Frame 1 (no input): blank canvas, image omitted
Frame 60 (no input): blank canvas, image omitted
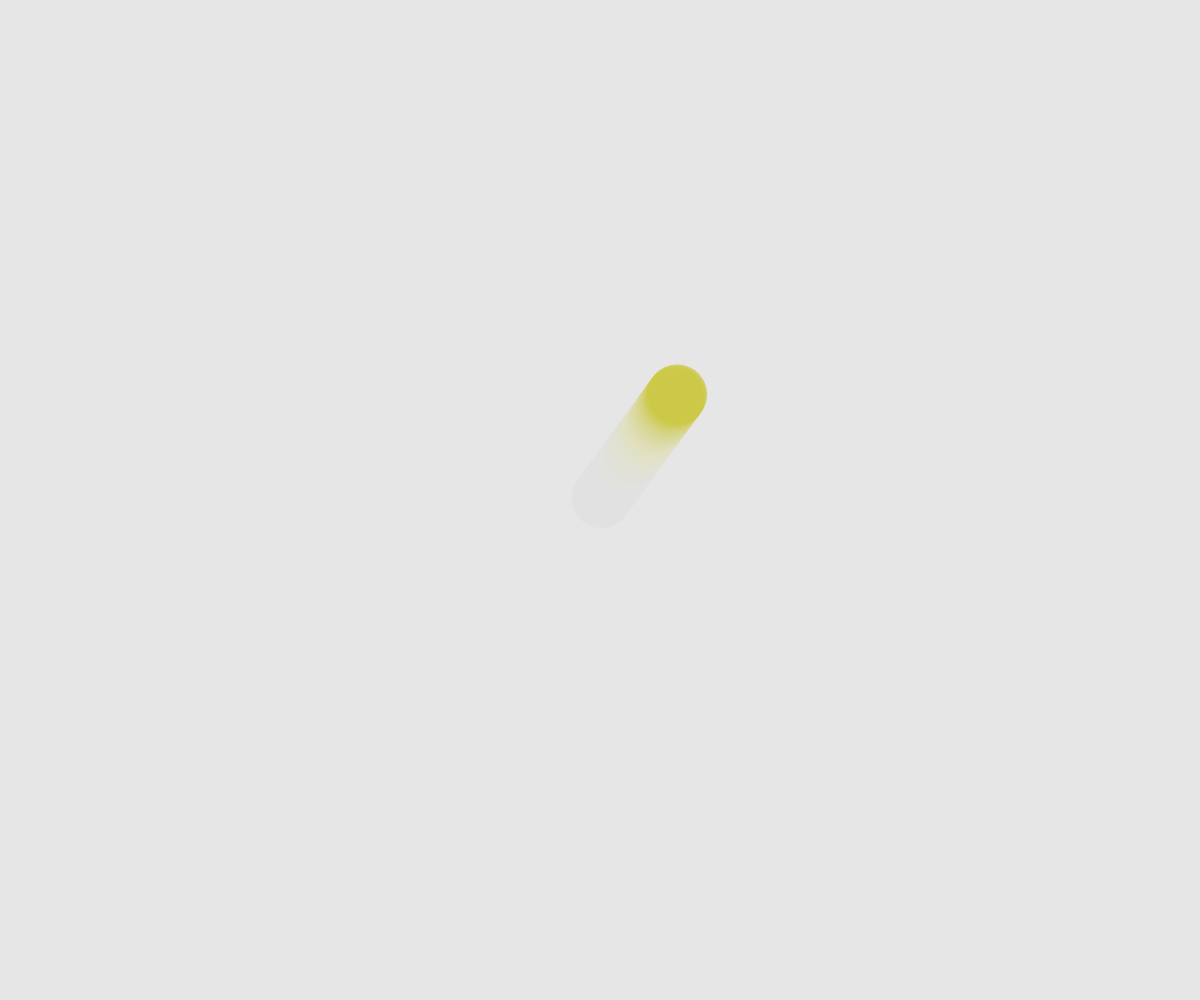
Frame 120 (the mouse pressed at the canvas centre since frame 60)

The p5.js sketch whose frames 1 and 60 were blank and that drew this single picture after the mouse press (run headless with seeded random() and noise() and a simulated clock; from frame 60 on, the mouse is pressed at the canvas centre):

// p5.js sketch
// ── sketch.js
// instad of one Ball we define an empty array "balls"
let balls = [];

function setup() {
  createCanvas(windowWidth, windowHeight);
}

function draw() {
  background(220,20);

  // frome here we iterate through the whole array and call our Class-Functions
  // note: i < balls.legth. (Last position of array is balls[balls.length-1])
  for (let i = 0; i < balls.length; i++){
    balls[i].update();
    balls[i].draw();
    balls[i].paintHover();
  }
}

function mousePressed(){
  // let's build a logic that checks if I clicked within an ball instance and if NOT I draw a new ball

  // First we need to intrudice a global parameter that initially says: I didn't hit any of my Instances in my Array
  let hit = false;

  // Now I walk through my Array and check all my entries
  // if I hit a ball pressed() will internally change it's alpha colour and gradient.
  for (let ball of balls){
    if (ball.pressed()){
      // and my global variable will switch to true, since we hit something
      hit = true;
    } else { 
      // note. this else needs to be empty because if I hit one this means I didn't any of the others
      // so hit would be most of the time = false. 
      // by ignoring else we create a kind of a one shot logic.
    }
  }

  // if we didn't hit anyting. Add a new instance to my array.
  if (hit == false) {
    // add an Instannce of Ball to array.
    let ball = new Ball(mouseX, mouseY, random(-3,3), random(-3,3));
    ball.r = random(255);
    balls.push(ball); 
  }
}











class Ball {
  constructor(_posX, _posY, _speedX, _speedY) {
    // we need an internal x,y and speed offsets
    this.posX = _posX;
    this.posY = _posY;

    this.speedX = _speedX;
    this.speedY = _speedY;

    // as well as some colours
    this.r = random(100);
    this.g = 200;
    this.b = random(200);

    this.a = 200;

    // radius of our circles
    this.radius = 30;


    // block hover counter on the exactly as many steps (radius pixels (eg 30px))
    // as long as we might intefere with our mouseposition (hover would stay active all the time)
    this.block = 0;
    
  }

  //bouncing ball logic
  update(){
    if(this.posX >= width || this.posX <= 0){       // if we reach the x border of the canvas we want to swap + to - et vice versa 
      this.speedX *= -1;
    }
    if(this.posY >= height || this.posY  <= 0){     // same logic on our y axis
      this.speedY *= -1;
    }
    this.posY += this.speedY;                       // assign current speeds to final positions of the Instance
    this.posX += this.speedX;
  }
  
  
  // draw result
  draw(){
    noStroke();
    fill(this.r,this.g,this.b,this.a);
    ellipseMode(RADIUS);                            // we need RADIUS mode to check for correct radius on hover()
    circle(this.posX,this.posY,this.radius);        // draw current values on screen
  }


  // this is a helper function to determine if my mouse is within the radius of my Instance.
  hover(){
    let distance = dist(mouseX, mouseY, this.posX, this.posY);
    if (distance <= this.radius){
      return true;
    } else return false;
  }

  pressed(){
    // my block counter starts at 0.
    // as long as it smaller than my radius my mouse still has the change to stay within the radius
    // (at least as long as my speed value is +1 /-1);
    if(this.block>=this.radius){
      // as soon as my block counter reached at least radius we can freely check for hover

      // note: the following hover() is dependent to pressed() that only gets excecuted if our Mouse has been clicked 
      // ---> it comes straight from global function mousePressed() 
      // nevertheless we need to block the click moment othervise paintHover() in draw() would immediatly overwrite our 
      // mousePressed statement.
      if(this.hover()){
        this.a = 5;
        this.r = random(200);
        this.g = 0;
        this.b = random(255);
        this.radius = 20;

        // I need to "re-block" that particular element again until it moved out of my mouse 
        // otherwise hovered() would kick in and recolour my Instance
        this.block = 0;  
        return true;
      } else false;
    } else this.block++;     // if block is still smaller than radius just add one increment. (at some point we'll reach it!)

  }

  paintHover(){

    // my block counter starts at 0.
    // as long as it smaller than my radius my mouse still has the change to stay within the radius
    // (at least as long as my speed value is +1 /-1);
    if(this.block>=this.radius){
    // as soon as my block counter reached at least radius we can freely check for hover
      if(this.hover()){       
        this.r = 0;           //  re-colourize our Instance.
        this.g = 220;
        this.b = 255;
        this.radius = 40;    // make radius larger 
      }
    } else this.block++;      // if block is still smaller than radius just add one increment. (at some point we'll reach it!)


  }





}
